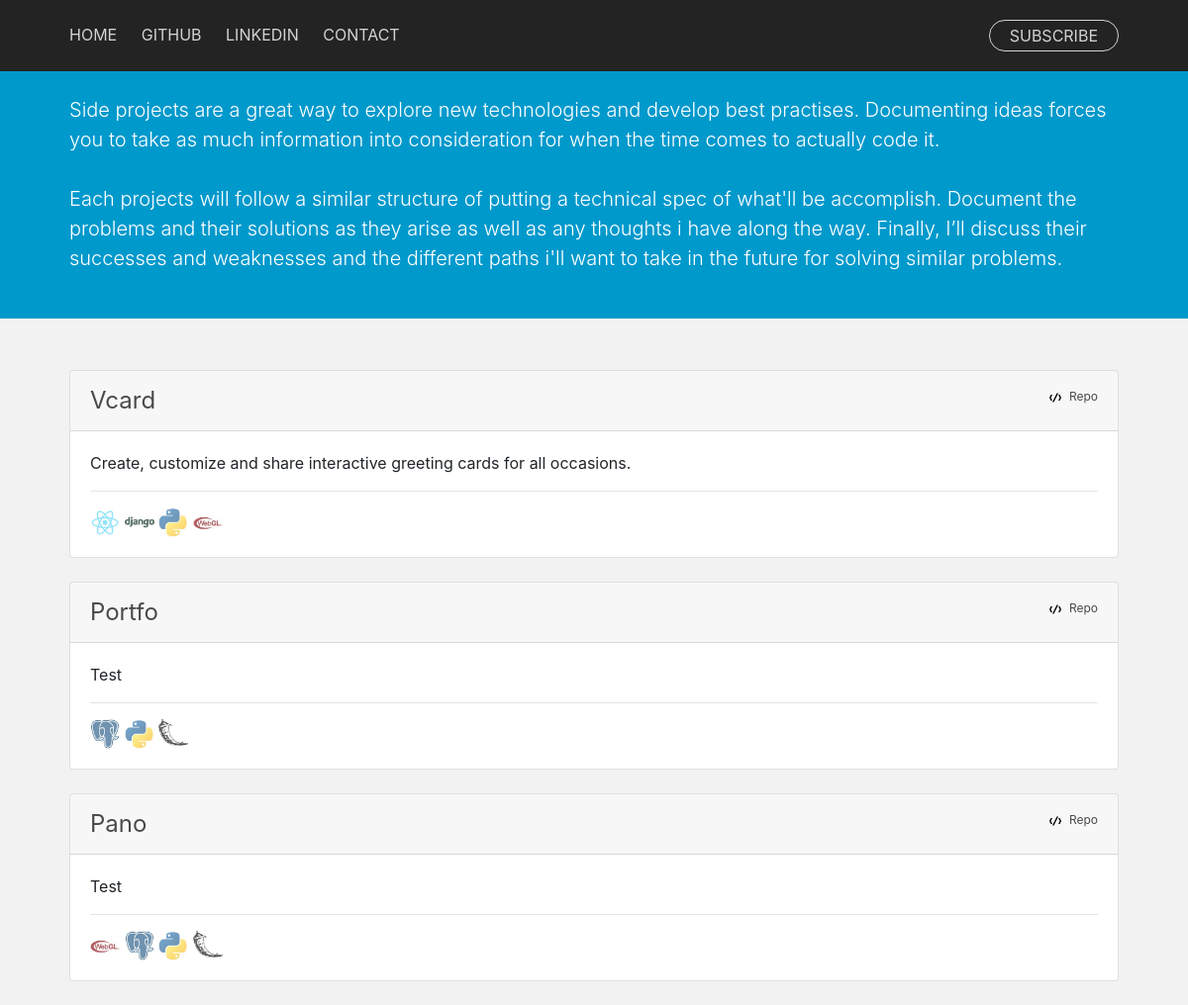
The page /projects/ on the database as committed earlier.
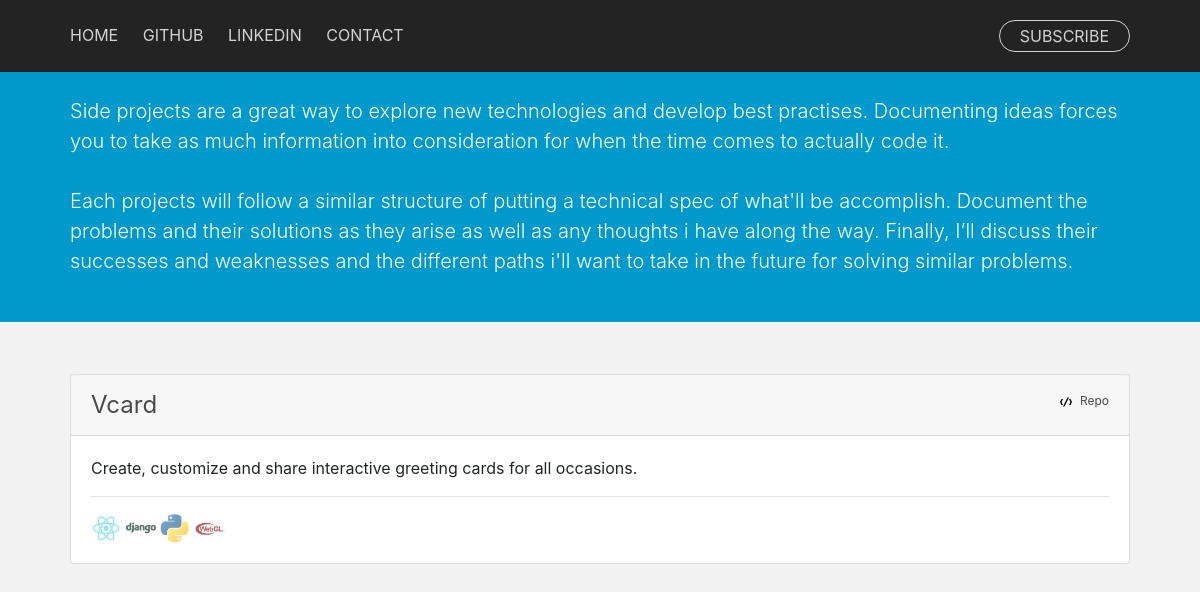
The same page on the database as committed later.
### blog/models.py (models this page shows, shortened)
class Project(models.Model):
    name = models.CharField(max_length=200)
    pub_date = models.DateTimeField('date published')
    strap = models.CharField(max_length=300)
    content = models.CharField(max_length=5000)
    tags = models.ManyToManyField(Tag, blank=True)
    cover_img = models.CharField(max_length=200)
    published = models.BooleanField(default=False)
    repo = models.CharField(max_length=200, null=True, blank=True)
    demo = models.CharField(max_length=200, null=True, blank=True)

class UsedSoftware(models.Model):
    name = models.CharField(max_length=200)
    small_logo = models.CharField(max_length=200)
    projects = models.ManyToManyField(Project, blank=True)
    website = models.CharField(max_length=200)
    def __str__(self):
        return self.name

### blog/views.py (the view)
# urls.py: path('projects/', views.projects, name='projects'),
def projects(request):
    projects = Project.objects.filter(
        published=True
        ).order_by('-pub_date')
    context = standard_context
    context['projects'] = projects
    return render(request, 'blog/projects.html', context)

### blog/templates/blog/projects.html
{% extends "blog/base.html" %} {% load static %} {% block content %}
<div style="background-color: #0099cc;">
        <div class="container content-intro">
                <p style="height:80px"></p>
                <p class="lead" style="font-size: 20px;">
                Side projects are a great way to explore new technologies and develop best practises.
                Documenting ideas forces you to take as much information into consideration for when the time comes to actually code it.
                <br>
                <br>
                Each projects will follow a similar structure of putting a technical spec of what'll be accomplish.
                Document the problems and their solutions as they arise as well as any thoughts i have along the way.
                Finally, I’ll discuss their successes and weaknesses and the different paths i'll want to take in the future for solving similar problems.
        </p>
        </div>
        <p style="height:30px;"></p>
</div>
<div class="container content">
                <p style="height:20px;"></p>
        {% if projects %} {% for project in projects %}
        <div class="card">
                <div class="card-header">
                        <div style="display: flex; flex-direction: row; justify-content: space-between">
                                <div>
                                        <a style="font-size: 24px;" href="/projects/{{ project.id }}/">{{project.name|capfirst}}</a>
                                </div>
                                <div>
                                        <span style="font-size: 12px;">
                                                <img class="iconic-svg-small" src="{% static 'blog/svg/code.svg' %}" alt="code icon">
                                                <a href="{{project.repo}}">Repo</a>
                                        </span>
                                </div>
                        </div>
                </div>
                <div class="card-body">
                        <div>
                                {{project.content|capfirst|truncatewords:50}}
                        </div>
                        <hr>
                        <div>
                                {% for tech in project.usedsoftware_set.all %}
                                <a href="{{tech.website}}">
                                        <img class="tech-icon" src="{% static 'blog/img/'|add:tech.small_logo %}" alt="{{tech}} icon">
                                </a>
                                {% endfor %}
                        </div>
                </div>
        </div>
        <br> {% endfor %} {% else %} No Projects :( {% endif %}
</div>
{% endblock %}

Rows that differ between the two databases and show on the page:
no longer on this page (row edited): Project: name "Portfo", content "Test", UsedSoftware (small_logo+name (picture))
no longer on this page (row unchanged): UsedSoftware: small_logo+name (picture)
no longer on this page (row unchanged): UsedSoftware: small_logo+name (picture)
no longer on this page (row edited): Project: name "Pano", content "Test", UsedSoftware (small_logo+name (picture)), UsedSoftware (small_logo+name (picture))
